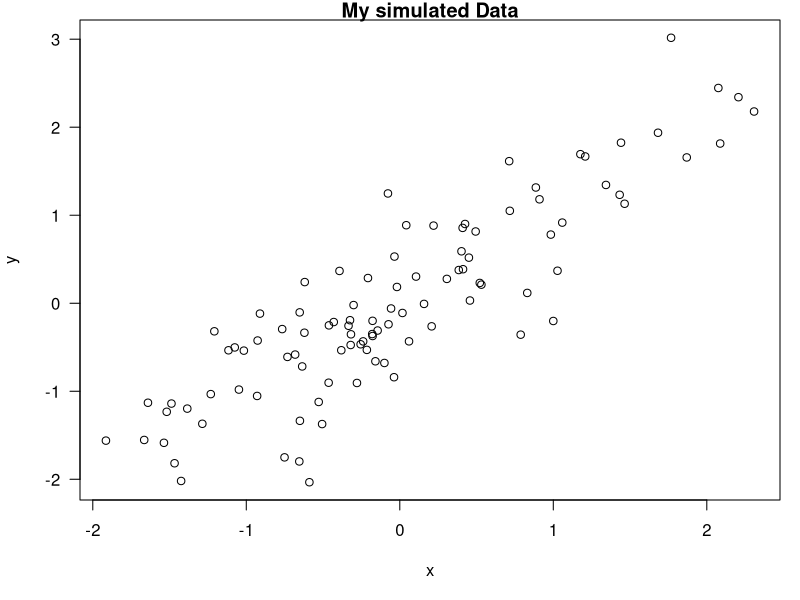

Recreate this plot in R.
## ---- chunk 1
set.seed(1)
x<-rnorm(100)
mean(x)
## ---- chunk 2
time=format(Sys.time(),"%a%b%d%x%Y")
rand<-rnorm(1)
## ---- chunk 3
x<-rnorm(100);y<-x+rnorm(100,sd=0.5)
## ---- chunk 4
par(mar=c(5,4,1,1),las=1)
plot(x,y,main="My simulated Data")
## ---- chunk 5
library(datasets)
data("airquality")
data("airquality")
fit<-lm(Ozone~Wind+Temp+Solar.R, data=airquality)
## ---- chunk 6
library(xtable)
xt<-xtable(summary(fit))
print(xt,type="html")
